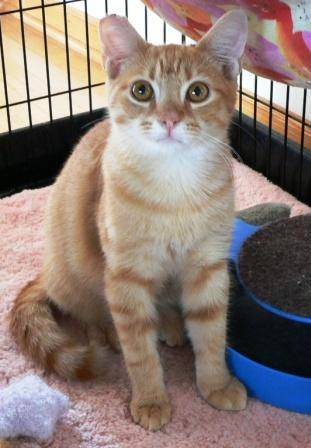
#> input picture Deep Learning YOLOv5/dataset/dataset_cat_51/cat.1337.jpg, 311 x 448 px; its folder holds 4 pictures in this run
$ python Sharpening.py
#> lines starting #> are read from the running program, lines starting #| are printed output that depends on the picture
import cv2
import numpy as np
import os
import glob

# Path to your images folder
input_folder = "C:/Users/david/OneDrive/Desktop/david kuliah/Semester 6/vision comp/coding/dataset_cat_51"
output_folder = "C:/Users/david/OneDrive/Desktop/david kuliah/Semester 6/vision comp/coding/dataset_cat_51_Sharpening"

# Create the output folder if it doesn't exist
os.makedirs(output_folder, exist_ok=True)

# Get a list of all image files in the input folder
image_paths = glob.glob(os.path.join(input_folder, "*.jpg"))

# Sharpening kernel
kernel = np.array([[0, -1, 0],
                   [-1, 5, -1],
                   [0, -1, 0]])

# Process each image
for image_path in image_paths:
    # Read the image
    img = cv2.imread(image_path)
#> img is the input picture: shape (448, 311, 3); mean B, G, R 118.2, 125.1, 141.3

    # Apply the sharpening filter
    sharpened = cv2.filter2D(img, -1, kernel)
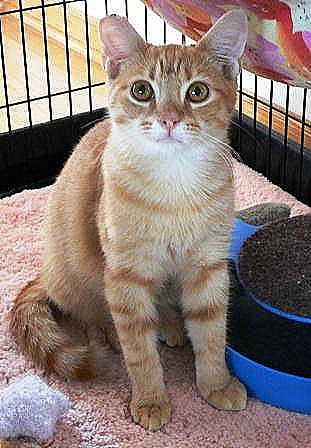
#> sharpened: shape (448, 311, 3); mean B, G, R 118.8, 125.1, 140.8

    # Save the sharpened image to the output folder
    output_path = os.path.join(output_folder, os.path.basename(image_path))
    cv2.imwrite(output_path, sharpened)
#> pass 2 of the loop `for image_path in image_paths:`:
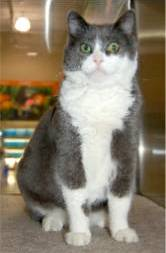
#> input picture Deep Learning YOLOv5/dataset/dataset_cat_51/cat.1829.jpg, 166 x 253 px
#> img is the input picture: shape (253, 166, 3); mean B, G, R 106.6, 124.8, 135.4
#> `sharpened = cv2.filter2D(img, -1, kernel)`:
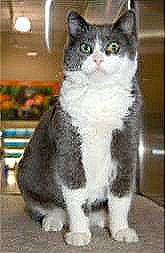
#> sharpened: shape (253, 166, 3); mean B, G, R 107.3, 125, 135.5
#> pass 3 of the loop `for image_path in image_paths:`:
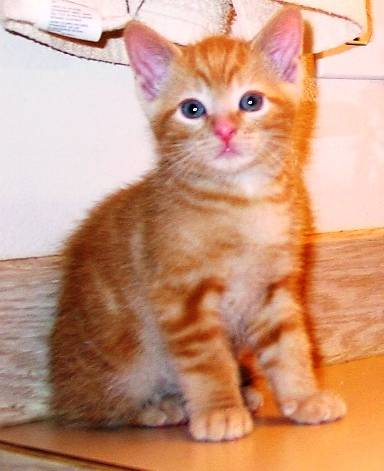
#> input picture Deep Learning YOLOv5/dataset/dataset_cat_51/cat.1853.jpg, 384 x 471 px
#> img is the input picture: shape (471, 384, 3); mean B, G, R 128.5, 154.9, 203.7
#> `sharpened = cv2.filter2D(img, -1, kernel)`:
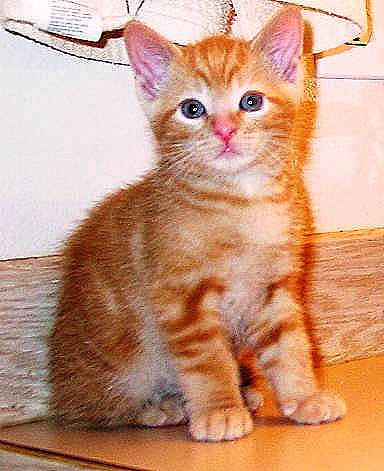
#> sharpened: shape (471, 384, 3); mean B, G, R 128.6, 154.9, 203
#> the loop made 4 passes; the first 3 are shown

print(f"Processed {len(image_paths)} images and saved to {output_folder}")
